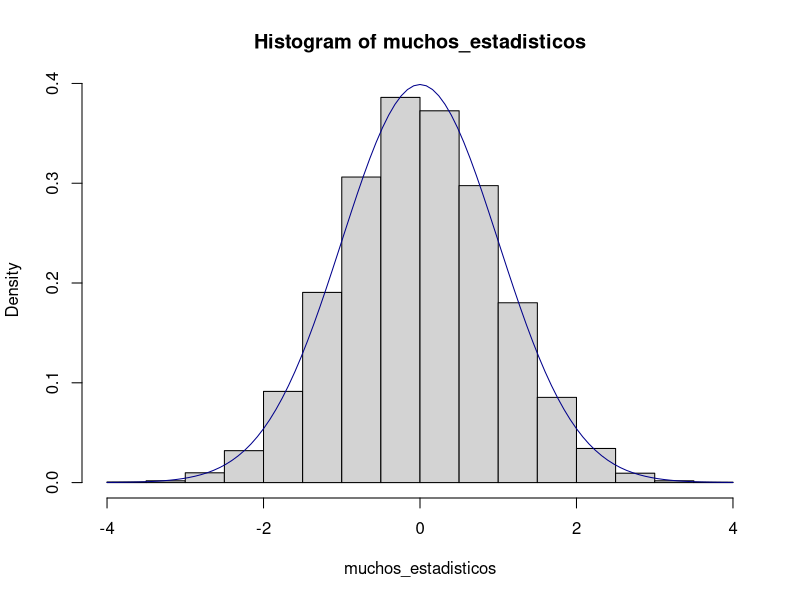

Source code (R):
## ---- chunk 1
n = 5
set.seed(44512364) 
concentraciones = rnorm(5,80,4)
(mean(concentraciones) - 80) / sqrt(16/n)
(mean(concentraciones) - 80) / sqrt(16/n) < 1.281552
## ---- chunk 2
estadistico = function(a){
  (mean(a)-80)/sqrt(16/length(a))
}

estadistico(concentraciones)
## ---- chunk 3
Nrep = 10000
muchos_estadisticos = replicate(Nrep,estadistico(rnorm(5,80,4)))
mean(muchos_estadisticos > 1.281552)
## ---- chunk 4
hist(muchos_estadisticos,probability = TRUE)
curve(dnorm(x, mean=0, sd=1), 
      col="darkblue", add=TRUE)
## ---- chunk 5
mean(muchos_estadisticos > 1.281552)
